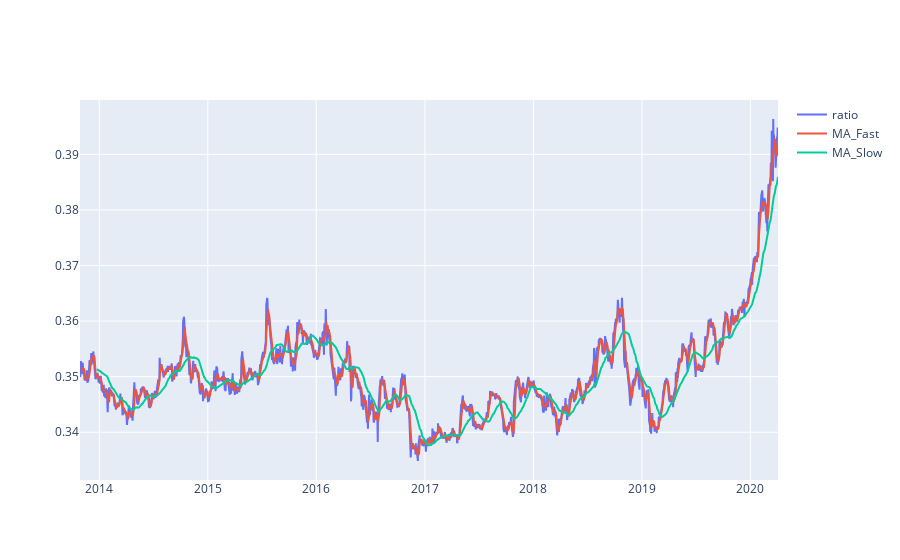

The code cell stored with this chart in its notebook:
### Markdown cell above
### ZScore

### Code cell
moving_avg_fast = ratios.rolling(window=moving_avg_2,
                               center=False).mean()
moving_avg_slow = ratios.rolling(window=moving_avg_1,
                               center=False).mean()
std_60 = ratios.rolling(window=moving_avg_1,
                        center=False).std()
zscore_moving_avg = (moving_avg_fast - moving_avg_slow)/std_60
plt.figure(figsize=(15,7))


fig = go.Figure()

#print(macd_low)
fig.add_trace(go.Scatter(x=ratios.index, y=ratios,
                    mode='lines',
                    name='ratio'))

fig.add_trace(go.Scatter(x=moving_avg_fast.index, y=moving_avg_fast,
                    mode='lines',
                    name='MA_Fast'))

fig.add_trace(go.Scatter(x=moving_avg_slow.index, y=moving_avg_slow,
                    mode='lines',
                    name='MA_Slow'))


fig.show()

### Figure 1 — Plotly figure (JSON) as saved in the notebook; plotly's stock layout.template omitted (floating-point values rounded to 4 significant figures; data arrays with more than 128 entries replaced by an {"elided": "..."} marker saying what was removed)
{"data": [{"mode": "lines", "name": "ratio", "type": "scatter", "x": {"elided": "1618 str values"}, "y": {"elided": "1618 float values"}}, {"mode": "lines", "name": "MA_Fast", "type": "scatter", "x": {"elided": "1618 str values"}, "y": {"elided": "1618 float values"}}, {"mode": "lines", "name": "MA_Slow", "type": "scatter", "x": {"elided": "1618 str values"}, "y": {"elided": "1618 float values"}}], "layout": {}}
